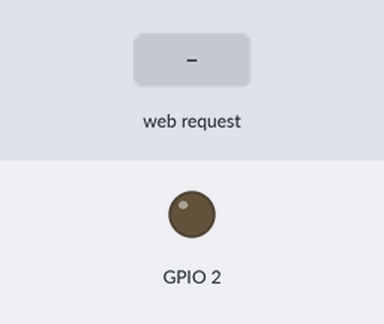
Recording of a sketch running on a simulated ESP8266 (NodeMCU). On the bench: output pins drawn as LEDs (lit = HIGH). Inputs (shaded band) come from the test bench. WiFi joins after 1.5 s; servers stay silent unless stated.

Above: at 2.7 s.
2.8 s: HTTP request GET /gpio/1 received
At 4.0 s:
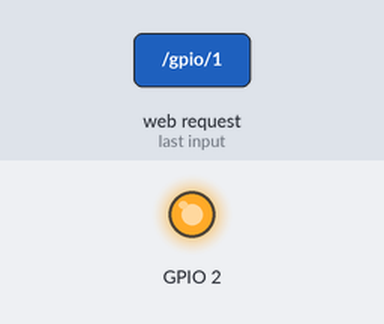
4.3 s: HTTP request GET /gpio/0 received
At 5.2 s:
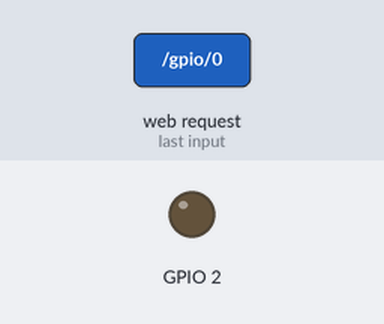
Timing chart, 0 to 7.3 s (numbered marks = the images above; inputs shaded):
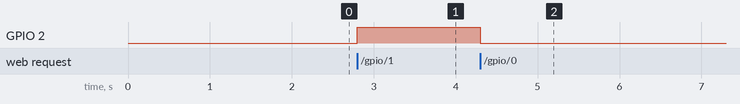

Measured:
- after the input at 2.8 s, GPIO 2: LOW → HIGH at once
- after the input at 4.3 s, GPIO 2: HIGH → LOW at once

The sketch:

test_esp8266.ino
```cpp
/*
    This sketch demonstrates how to set up a simple HTTP-like server.
    The server will set a GPIO pin depending on the request
      http://server_ip/gpio/0 will set the GPIO2 low,
      http://server_ip/gpio/1 will set the GPIO2 high
    server_ip is the IP address of the ESP8266 module, will be
    printed to Serial when the module is connected.
*/

#include <ESP8266WiFi.h>

const char* ssid = "Edu - Wifi";
const char* password = "eduwifieduwifi";

char incomingByte = 0;
String serial_command = "";
String serial_response = "";


// Create an instance of the server
// specify the port to listen on as an argument
WiFiServer server(80);

void setup() {
  Serial.begin(9600);
  delay(10);

  // prepare GPIO2
  pinMode(2, OUTPUT);
  digitalWrite(2, 0);

  // Connect to WiFi network
  // Serial.println();
  // Serial.println();
  // Serial.print("Connecting to ");
  // Serial.println(ssid);

  WiFi.mode(WIFI_STA);
  WiFi.begin(ssid, password);

  while (WiFi.status() != WL_CONNECTED) {
    delay(500);
    // Serial.print(".");
  }
  // Serial.println("");
  // Serial.println("WiFi connected");

  // Start the server
  server.begin();
  // Serial.println("Server started");

  // Print the IP address
  //Serial.print(WiFi.localIP());
}

void loop() {
  while (Serial.available() > 0) {
    // read the incoming byte:
    incomingByte = Serial.read();
    serial_command.concat(incomingByte);
    //Serial.write(incomingByte);
    //delay(1000);
  }

  if(serial_command == "get_ip"){
    serial_response = WiFi.localIP().toString();
    serial_response.concat(":response");
    Serial.print(serial_response);
    serial_response = "";
    serial_command = "";
  }


  // Check if a client has connected
  WiFiClient client = server.available();
  if (!client) {
    return;
  }

  // Wait until the client sends some data
  // Serial.println("new client");
  while (!client.available()) {
    delay(1);
  }

  // Read the first line of the request
  String req = client.readStringUntil('\r');
  // Serial.println(req);
  client.flush();

  // Match the request
  int val;
  if (req.indexOf("/gpio/0") != -1) {
    val = 0;
  } else if (req.indexOf("/gpio/1") != -1) {
    val = 1;
  } else {
    // Serial.println("invalid request");
    client.stop();
    return;
  }

  // Set GPIO2 according to the request
  digitalWrite(2, val);

  client.flush();

  // Prepare the response
  String s = "HTTP/1.1 200 OK\r\nContent-Type: text/html\r\n\r\n<!DOCTYPE HTML>\r\n<html>\r\nGPIO is now ";
  s += (val) ? "high" : "low";
  s += "</html>\n";

  // Send the response to the client
  client.print(s);
  delay(1);
  // Serial.println("Client disonnected");

  // The client will actually be disconnected
  // when the function returns and 'client' object is detroyed
}
```
